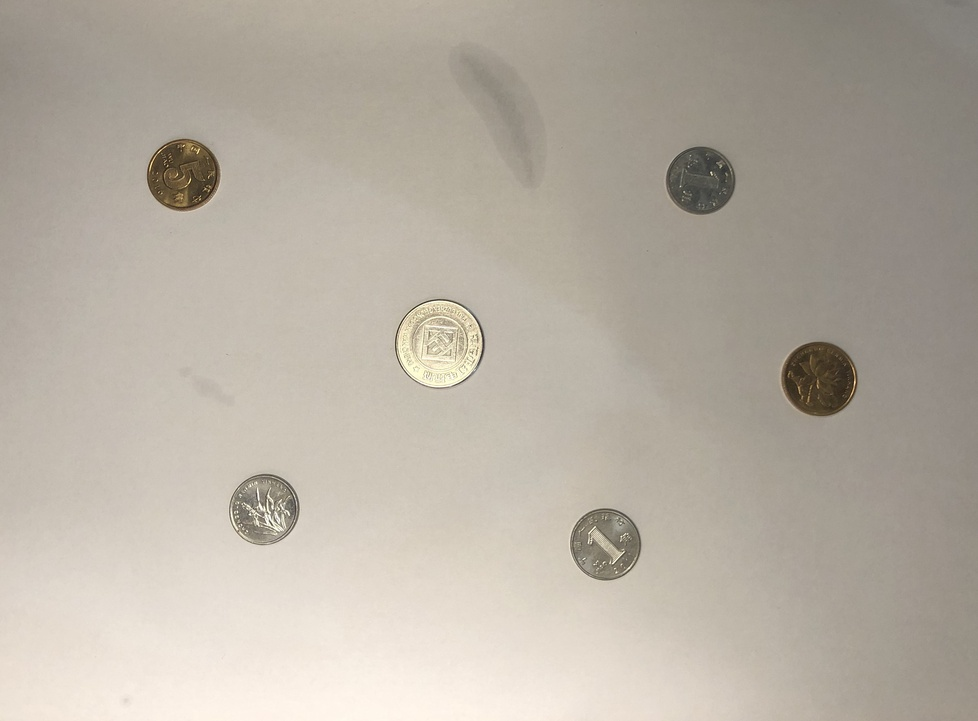
#> input picture picture_source/picture.jpg, 978 x 721 px, shrunk from 3457 x 2549 before the run
$ python main.py   (older library calls are emulated)
#> lines starting #> are read from the running program, lines starting #| are printed output that depends on the picture; long printed decimals are rounded
### my_canny.py
"""
Author : JoeHuang
Date : 2023/7/6
"""
import cv2
import numpy as np


class Canny:
    def __init__(self, Guassian_kernal_size, img, HT_high_threshold, HT_low_threshold):
        """
        :param Guassian_kernal_size: 高斯滤波器尺寸
        :param img: 输入的图片，在算法过程中改变
        :param HT_high_threshold: 滞后阈值法中的高阈值
        :param HT_low_threshold: 滞后阈值法中的低阈值
        """
        self.Guassian_kernal_size = Guassian_kernal_size
        self.img = img
        self.y, self.x = img.shape[0:2]
        self.angle = np.zeros([self.y, self.x])
        self.img_origin = None
        self.x_kernal = np.array([[-1, 1]])
        self.y_kernal = np.array([[-1], [1]])
        self.HT_high_threshold = HT_high_threshold
        self.HT_low_threshold = HT_low_threshold

    def Get_gradient_img(self):
        """
        计算梯度图和梯度方向矩阵。
        :return: 生成的梯度图
        """
        print("Get_gradient_img")
        # ------------- write your code bellow ----------------
        grad_x_img = np.zeros([self.y, self.x], dtype=np.float)
        grad_y_img = np.zeros([self.y, self.x], dtype=np.float)
        for i in range(0, self.x):
            for j in range(0, self.y):
                if j == 0:
                    grad_y_img[j][i] = 1
                else:
                    grad_y_img[j][i] = np.sum(
                        np.array([[self.img[j - 1][i]], [self.img[j][i]]])
                        * self.y_kernal
                    )
                if i == 0:
                    grad_x_img[j][i] = 1
                else:
                    grad_x_img[j][i] = np.sum(
                        np.array([self.img[j][i - 1], self.img[j][i]]) * self.x_kernal
                    )

        grad_img, self.angle = cv2.cartToPolar(grad_x_img, grad_y_img)
        self.angle = np.tan(self.angle)
        self.img = grad_img.astype(np.uint8)
        # ------------- write your code above ----------------
        return self.img

    def Non_maximum_suppression(self):
        """
        对生成的梯度图进行非极大化抑制，将tan值的大小与正负结合，确定离散中梯度的方向。
        :return: 生成的非极大化抑制结果图
        """
        print("Non_maximum_suppression")
        # ------------- write your code bellow ----------------
        result = np.zeros([self.y, self.x])
        for i in range(1, self.y - 1):
            for j in range(1, self.x - 1):
                if abs(self.img[i][j]) <= 4:  # 跳过非边缘点
                    result[i][j] = 0
                    continue
                elif abs(self.angle[i][j]) > 1:
                    weight = 1 / abs(self.angle[i][j])  # 注意这里权重要取反 weight = |dx|/|dy|
                    # https://ai-chen.github.io/%E4%BC%A0%E7%BB%9F%E5%9B%BE%E5%83%8F%E5%A4%84%E7%90%86%E6%96%B9%E6%B3%95/2019/08/21/Canny-%E8%BE%B9%E7%BC%98%E6%A3%80%E6%B5%8B%E7%AE%97%E6%B3%95.html
                    gradient2 = self.img[i - 1][j]
                    gradient4 = self.img[i + 1][j]
                    # g1 g2
                    #    C
                    #    g4 g3
                    if self.angle[i][j] > 0:
                        gradient1 = self.img[i - 1][j - 1]
                        gradient3 = self.img[i + 1][j + 1]
                    #    g2 g1
                    #    C
                    # g3 g4
                    else:
                        gradient1 = self.img[i - 1][j + 1]
                        gradient3 = self.img[i + 1][j - 1]
                else:
                    weight = abs(self.angle[i][j])
                    gradient2 = self.img[i][j - 1]
                    gradient4 = self.img[i][j + 1]
                    # g1
                    # g2 C g4
                    #      g3
                    if self.angle[i][j] > 0:
                        gradient1 = self.img[i - 1][j - 1]
                        gradient3 = self.img[i + 1][j + 1]
                    #      g3
                    # g2 C g4
                    # g1
                    else:
                        gradient3 = self.img[i - 1][j + 1]
                        gradient1 = self.img[i + 1][j - 1]

                temp1 = weight * gradient1 + (1 - weight) * gradient2
                temp2 = weight * gradient3 + (1 - weight) * gradient4
                if self.img[i][j] >= temp1 and self.img[i][j] >= temp2:
                    result[i][j] = self.img[i][j]
                else:
                    result[i][j] = 0

        self.img = result
        # ------------- write your code above ----------------
        return self.img

    def Hysteresis_thresholding(self):
        """
        对生成的非极大化抑制结果图进行滞后阈值法，用强边延伸弱边，这里的延伸方向为梯度的垂直方向，
        将比低阈值大比高阈值小的点置为高阈值大小，方向在离散点上的确定与非极大化抑制相似。
        :return: 滞后阈值法结果图
        """
        print("Hysteresis_thresholding")
        # ------------- write your code bellow ----------------
        for i in range(1, self.y - 1):
            for j in range(1, self.x - 1):
                if self.img[i][j] >= self.HT_high_threshold:
                    if abs(self.angle[i][j]) < 1:  # 这里条件与nms相反，因为延申方向是梯度的垂直方向
                        if self.img_origin[i - 1][j] > self.HT_low_threshold:
                            self.img[i - 1][j] = self.HT_high_threshold
                        if self.img_origin[i + 1][j] > self.HT_low_threshold:
                            self.img[i + 1][j] = self.HT_high_threshold
                        # g1 g2
                        #    C
                        #    g4 g3
                        if self.angle[i][j] < 0:
                            if self.img_origin[i - 1][j - 1] > self.HT_low_threshold:
                                self.img[i - 1][j - 1] = self.HT_high_threshold
                            if self.img_origin[i + 1][j + 1] > self.HT_low_threshold:
                                self.img[i + 1][j + 1] = self.HT_high_threshold
                        #    g2 g1
                        #    C
                        # g3 g4
                        else:
                            if self.img_origin[i - 1][j + 1] > self.HT_low_threshold:
                                self.img[i - 1][j + 1] = self.HT_high_threshold
                            if self.img_origin[i + 1][j - 1] > self.HT_low_threshold:
                                self.img[i + 1][j - 1] = self.HT_high_threshold
                    else:
                        if self.img_origin[i][j - 1] > self.HT_low_threshold:
                            self.img[i][j - 1] = self.HT_high_threshold
                        if self.img_origin[i][j + 1] > self.HT_low_threshold:
                            self.img[i][j + 1] = self.HT_high_threshold
                        # g1
                        # g2 C g4
                        #      g3
                        if self.angle[i][j] < 0:
                            if self.img_origin[i - 1][j - 1] > self.HT_low_threshold:
                                self.img[i - 1][j - 1] = self.HT_high_threshold
                            if self.img_origin[i + 1][j + 1] > self.HT_low_threshold:
                                self.img[i + 1][j + 1] = self.HT_high_threshold
                        #      g3
                        # g2 C g4
                        # g1
                        else:
                            if self.img_origin[i - 1][j + 1] > self.HT_low_threshold:
                                self.img[i + 1][j - 1] = self.HT_high_threshold
                            if self.img_origin[i + 1][j - 1] > self.HT_low_threshold:
                                self.img[i + 1][j - 1] = self.HT_high_threshold

        # ------------- write your code above ----------------
        return self.img

    def canny_algorithm(self):
        """
        按照顺序和步骤调用以上所有成员函数。
        :return: Canny 算法的结果
        """
        self.img = cv2.GaussianBlur(
            self.img, (self.Guassian_kernal_size, self.Guassian_kernal_size), 0
        )
        self.Get_gradient_img()
        self.img_origin = self.img.copy()  # 此时复制的是梯度图
        self.Non_maximum_suppression()
        self.Hysteresis_thresholding()
        return self.img

### my_hough.py
'''
Author : JoeHuang
Time : 2023/7/6
'''

import numpy as np
import math

class Hough_transform:
    def __init__(self, img, angle, step=5, threshold=135):
        '''

        :param img: 输入的图像
        :param angle: 输入的梯度方向矩阵
        :param step: Hough 变换步长大小
        :param threshold: 筛选单元的阈值
        '''
        self.img = img
        self.angle = angle
        self.y, self.x = img.shape[0:2]
        self.radius = math.ceil(math.sqrt(self.y**2 + self.x**2))
        self.step = step
        self.vote_matrix = np.zeros([math.ceil(self.y / self.step), math.ceil(self.x / self.step), math.ceil(self.radius / self.step)])
        self.threshold = threshold
        self.circles = []

    def Hough_transform_algorithm(self):
        '''
        按照 x,y,radius 建立三维空间，根据图片中边上的点沿梯度方向对空间中的所有单
        元进行投票。每个点投出来结果为一折线。
        :return:  投票矩阵
        '''
        print ('Hough_transform_algorithm')
        # ------------- write your code bellow ----------------
        for i in range(1, self.y - 1):
            for j in range(1, self.x -1):
                if self.img[i][j] > 0: # img是canny处理过的边缘图
                    y = i
                    x = j
                    r = 0
                    # line 1
                    while y < self.y and x < self.x and y >= 0 and x >= 0:
                        self.vote_matrix[math.floor(y/self.step)][math.floor(x/self.step)][math.floor(r / self.step)] += 1
                        y = y + self.step * self.angle[i][j]
                        x = x + self.step
                        r = r + math.sqrt((self.step * self.angle[i][j])**2 + self.step**2)
                    # line 2
                    y = i - self.step * self.angle[i][j]
                    x = j - self.step
                    r = math.sqrt((self.step*self.angle[i][j])**2+self.step**2)
                    while y < self.y and x < self.x and y >= 0 and x >= 0:
                        self.vote_matrix[math.floor(y/self.step)][math.floor(x/self.step)][math.floor(r / self.step)] += 1
                        y = y - self.step * self.angle[i][j]
                        x = x - self.step
                        r = r + math.sqrt((self.step * self.angle[i][j])**2 + self.step**2)

        # ------------- write your code above ----------------
        return self.vote_matrix


    def Select_Circle(self):
        '''
        按照阈值从投票矩阵中筛选出合适的圆，并作极大化抑制。
        :return: None
        '''
        print ('Select_Circle')
        # ------------- write your code bellow ----------------
        waitlist = []
        for i in range(0,math.ceil(self.y/self.step)):
            for j in range(0,math.ceil(self.x/self.step)):
                for r in range(0,math.ceil(self.radius/self.step)):
                    if self.vote_matrix[i][j][r] >= self.threshold:
                        y = i*self.step + self.step / 2
                        x = j*self.step + self.step / 2
                        r = r*self.step + self.step / 2
                        waitlist.append((math.ceil(x),math.ceil(y),math.ceil(r)))
        if len(waitlist) == 0:
            print("No Circles in the picture,considering reduce the threshold.")
            return
        x, y, r = waitlist[0]
        possible = []
        middle = []
        for circle in waitlist:
            if abs(x - circle[0]) <= 20 and abs(y - circle[1]) <= 20:
                possible.append([circle[0], circle[1],circle[2]]) # 相似的放在possible 之所以可以这么做 是因为waitlist生成时最里循环是r 可以保证坐标位置相同的⚪在waitlist中连续
            else:
                result = np.array(possible).mean(axis = 0)
                middle.append((result[0],result[1],result[2]))
                possible.clear()
                x, y, r = circle
                possible.append([x,y,r])

        result = np.array(possible).mean(axis=0) #处理尾巴
        middle.append((result[0],result[1],result[2]))

        def takeFirst(elem):
            return elem[0]

        middle.sort(key=takeFirst)
        x, y, r = middle[0]
        possible = []
        for circle in middle:
            if abs(x - circle[0]) <= 20 and abs(y - circle[1]) <= 20:
                possible.append([circle[0], circle[1], circle[2]])
            else:
                result = np.array(possible).mean(axis=0)
                print("Circle core: (%f, %f)  Radius: %f" % (result[0], result[1], result[2]))
                self.circles.append((result[0], result[1], result[2]))
                possible.clear()
                x, y, r = circle
                possible.append([x, y, r])
        result = np.array(possible).mean(axis=0)
        print("Circle core: (%f, %f)  Radius: %f" % (result[0], result[1], result[2]))
        self.circles.append((result[0], result[1], result[2]))

        # ------------- write your code above ----------------


    def Calculate(self):
        '''
        按照算法顺序调用以上成员函数
        :return: 圆形拟合结果图，圆的坐标及半径集合
        '''
        self.Hough_transform_algorithm()
        self.Select_Circle()
        return self.circles

### main.py
import cv2
import math
from my_hough import Hough_transform
from my_canny import Canny

# np.set_printoptions(threshold=np.inf)
Path = "./picture_source/picture.jpg"
Save_Path = "./picture_result/"
Reduced_ratio = 2
Guassian_kernal_size = 3
HT_high_threshold = 45
HT_low_threshold = 25
Hough_transform_step = 6
Hough_transform_threshold = 65

if __name__ == '__main__':
    img_gray = cv2.imread(Path, cv2.IMREAD_GRAYSCALE)
#> img_gray: shape (721, 978); min 23, max 255, mean 175.4
    img_RGB = cv2.imread(Path)
#> img_RGB is the input picture: shape (721, 978, 3); mean B, G, R 162.8, 174.4, 182.2
    y, x = img_gray.shape[0:2]
#> y = 721; x = 978
    img_gray = cv2.resize(img_gray, (int(x / Reduced_ratio), int(y / Reduced_ratio)))
#> img_gray: shape (360, 489)
    img_RGB = cv2.resize(img_RGB, (int(x / Reduced_ratio), int(y / Reduced_ratio)))
#> img_RGB: shape (360, 489, 3)

    # canny
    print ('Canny ...')
    canny = Canny(Guassian_kernal_size, img_gray, HT_high_threshold, HT_low_threshold)
    canny.canny_algorithm()
#> after the loop in Get_gradient_img, `for i in range(0, self.x):`:
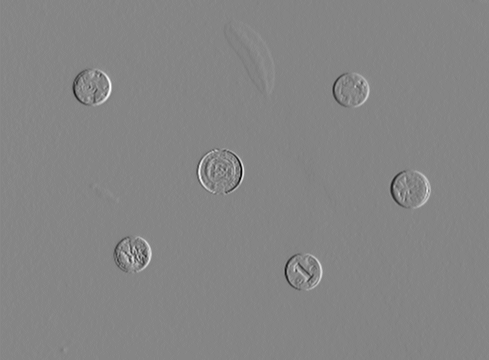
#> grad_x_img: shape (360, 489) float64; min -52, max 47, mean -0.1; drawn with min black and max white
#> after the loop in Get_gradient_img, `for i in range(0, self.x):`:
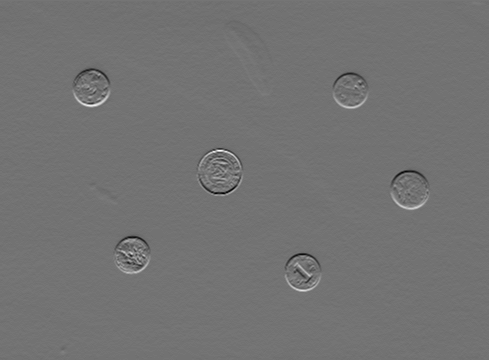
#> grad_y_img: shape (360, 489) float64; min -44, max 54, mean 0.2; drawn with min black and max white
#> in Get_gradient_img, `grad_img, self.angle = cv2.cartToPolar(grad_x_img, grad_y_img)`:
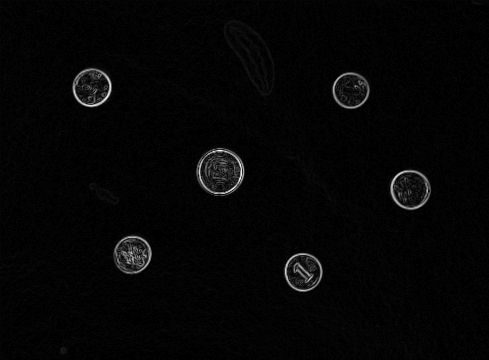
#> grad_img: shape (360, 489) float64; min 0, max 54.08, mean 1.2; drawn with min black and max white
#> in Get_gradient_img, `grad_img, self.angle = cv2.cartToPolar(grad_x_img, grad_y_img)`:
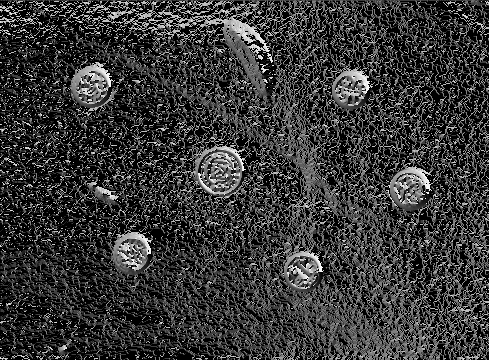
#> self.angle: shape (360, 489) float64; min 0, max 6.26, mean 1.39; drawn with min black and max white
#> in Get_gradient_img, `self.angle = np.tan(self.angle)`:
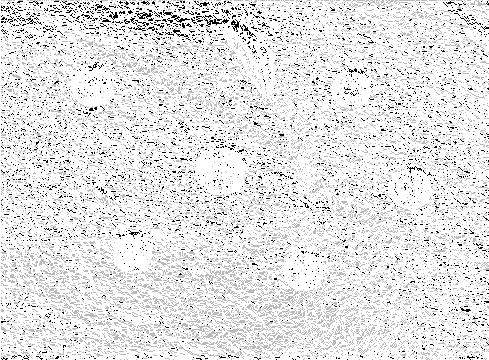
#> self.angle: shape (360, 489) float64; min -83858283, max 54.01, mean -8482557.1; drawn with min black and max white
#> after the loop in Hysteresis_thresholding, `for i in range(1, self.y - 1):`:
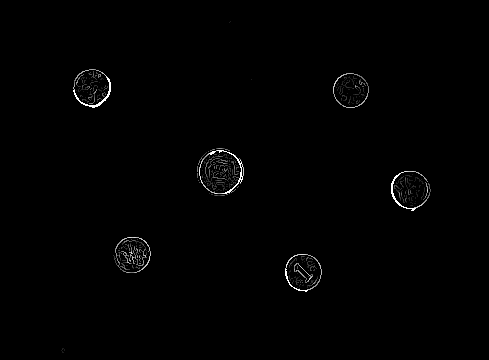
#> self.img: shape (360, 489) float64; min 0, max 45, mean 0.3; drawn with min black and max white
    cv2.imwrite(Save_Path + "canny_result.jpg", canny.img)

    # hough
    print ('Hough ...')
    Hough = Hough_transform(canny.img, canny.angle, Hough_transform_step, Hough_transform_threshold)
    circles = Hough.Calculate()
#| Circle core: (411.000, 189.000)  Radius: 21.000
#> circles = [(93, 87, 21), (219, 171, 21), (411, 189, 21)]
    for circle in circles:
        cv2.circle(img_RGB, (math.ceil(circle[0]), math.ceil(circle[1])), math.ceil(circle[2]), (132, 135, 239), 2)
#> this loop made 3 passes
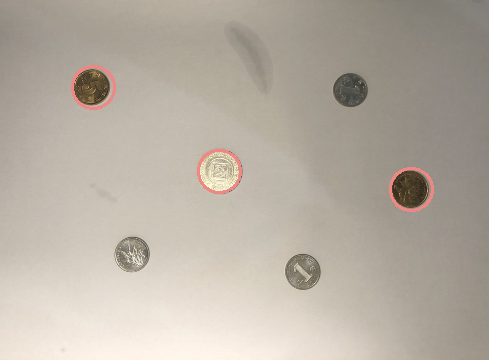
#> img_RGB: shape (360, 489, 3); mean B, G, R 162.5, 174, 182.5
    cv2.imwrite(Save_Path + "hough_result.jpg", img_RGB)
    print ('Finished!')
